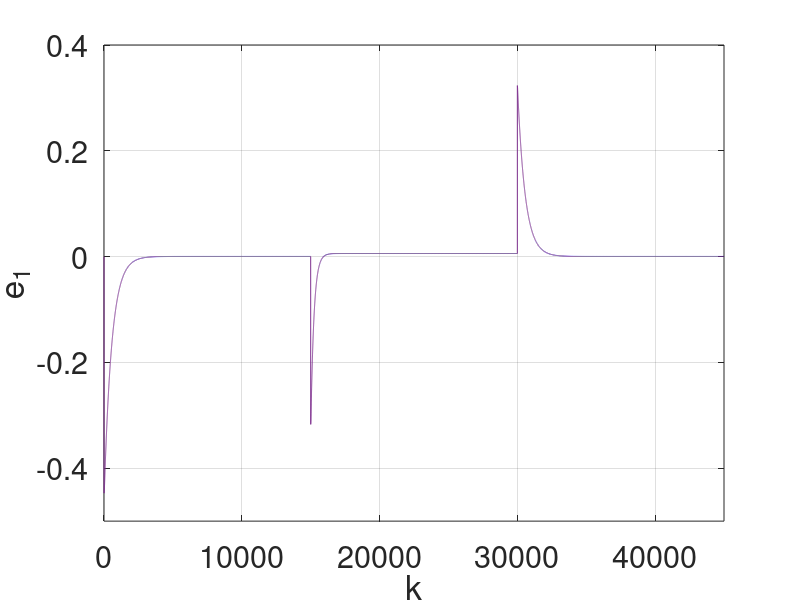
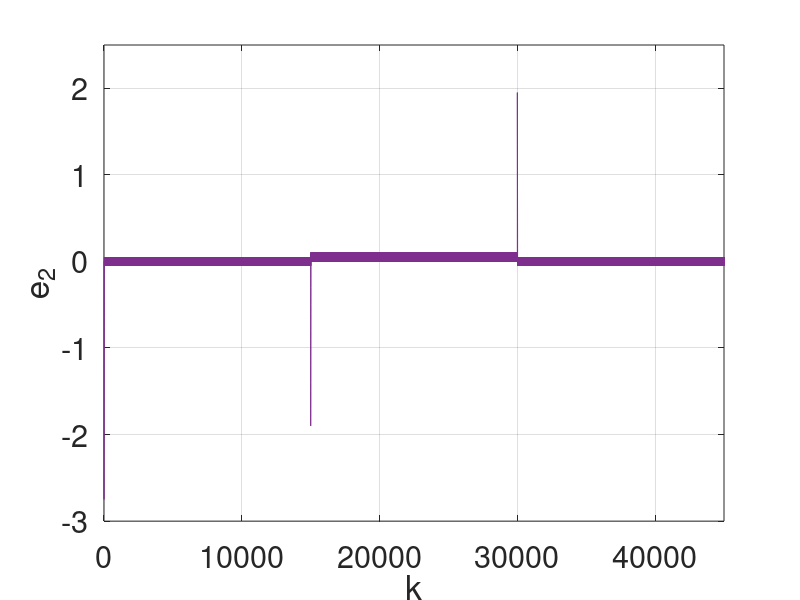

Recreate these plots in MATLAB, in order. (Note: this script raises an error after producing the figures.)
x(1)=0.;
t(1)=0;
y(1)=0.;
n=45000;
tmax=45;
dt=tmax/n;
Q=10;
R=0.01;
m(1)=1;
alpha=1;
betta=100;
lambda=0.3;
gamma=20;
B=1;
Da=0.072;
r1(1)=0.;
r2(1)=0.;
e1(1)=x(1)-r1(1);
e2(1)=y(1)-r2(1);
u(1)=0;

for i=1:n-1,   

m(i+1)=m(i)+1;
    
g1(i)=0;
g2(i)=lambda;

f1(i)=x(i)+dt*(-alpha*x(i)+Da*(1-x(i))*exp(y(i)/(1+y(i)/gamma)));    
f2(i)=y(i)+dt*(-alpha*y(i)+B*Da*(1-x(i))*exp(y(i)/(1+y(i)/gamma)));

t(i+1)=t(i)+dt;

   if 0<=t(i+1) & t(i+1)<=15
    r1(i+1)=0.4472;
    elseif 15<t(i+1) & t(i+1)<30
    r1(i+1)=0.7646;
    elseif 30<=t(i+1) & t(i+1)<tmax 
    r1(i+1)=0.4472;
    end

   if 0<=t(i+1) & t(i+1)<=15
    r2(i+1)=2.752;
    elseif 15<t(i+1) & t(i+1)<30
    r2(i+1)=4.7052;
    elseif 30<=t(i+1) & t(i+1)<tmax 
    r2(i+1)=2.752;
   end
    
if (y(i)-r2(i))>0 
S(i)=1;
elseif (y(i)-r2(i))<0
S(i)=-1;
else 
S(i)=0;  
end 

u(i)=-1/g2(i)*(-betta*S(i)+r2(i+1)-r2(i)-f2(i));
   
x(i+1)=f1(i);    
y(i+1)=y(i)+dt*(-betta*S(i)+r2(i+1)-r2(i)); 

e1(i+1)=x(i+1)-r1(i+1);
e2(i+1)=y(i+1)-r2(i+1);
  
end

if (y(n)-r2(n))>0 
S(n)=1;
elseif (y(n)-r2(n))<0
S(n)=-1;
else 
S(n)=0;  
end 

for j=1:n-1,      
    tt(j)=t(j);    
end

figure(1)
plot(1:n,e1,'-','Color',[0.494,0.184,0.556])
ylabel('e_1')
xlabel('k')

axis([0 n -0.5 0.4])
grid
set(gca,'FontSize',22)

figure(2)
plot(1:n,e2,'-','Color',[0.494,0.184,0.556])
ylabel('e_2')
xlabel('k')

axis([0 n -3 2.5])
grid
set(gca,'FontSize',22)

exportgraphics(figure(1), '/Users/Apple/work/tracking-control-network/research-vault/Research Journal/Paper/figures/images/matlab_fig2c_e1.png', 'Resolution', 300);
exportgraphics(figure(2), '/Users/Apple/work/tracking-control-network/research-vault/Research Journal/Paper/figures/images/matlab_fig2c_e2.png', 'Resolution', 300);
writematrix([t', e1', e2'], 'cstr_tracking_error_reference.csv');
clear all;
